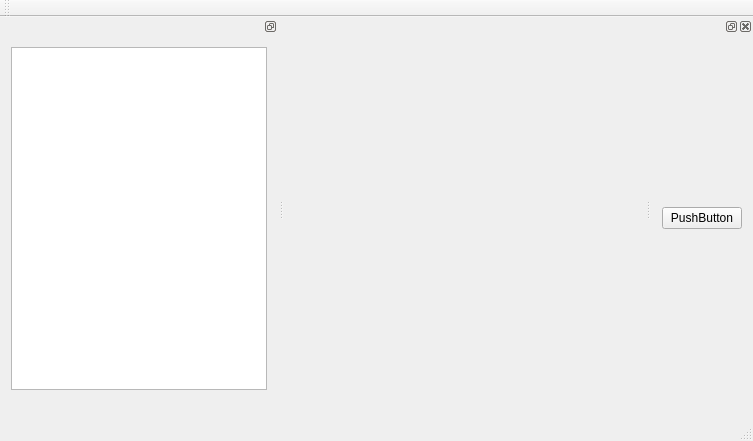
<?xml version="1.0" encoding="UTF-8"?>
<ui version="4.0">
 <class>SDTMainWindow</class>
 <widget class="QMainWindow" name="SDTMainWindow">
  <property name="geometry">
   <rect>
    <x>0</x>
    <y>0</y>
    <width>753</width>
    <height>441</height>
   </rect>
  </property>
  <property name="windowTitle">
   <string>SDTMainWindow</string>
  </property>
  <widget class="QWidget" name="centralWidget">
   <layout class="QVBoxLayout" name="verticalLayout_2">
    <property name="spacing">
     <number>0</number>
    </property>
    <property name="leftMargin">
     <number>0</number>
    </property>
    <property name="topMargin">
     <number>0</number>
    </property>
    <property name="rightMargin">
     <number>0</number>
    </property>
    <property name="bottomMargin">
     <number>0</number>
    </property>
    <item>
     <widget class="QStackedWidget" name="stackedWidget">
      <widget class="QWidget" name="page"/>
      <widget class="QWidget" name="page_2"/>
     </widget>
    </item>
   </layout>
  </widget>
  <widget class="QMenuBar" name="menuBar">
   <property name="geometry">
    <rect>
     <x>0</x>
     <y>0</y>
     <width>753</width>
     <height>23</height>
    </rect>
   </property>
  </widget>
  <widget class="QToolBar" name="mainToolBar">
   <property name="allowedAreas">
    <set>Qt::BottomToolBarArea|Qt::TopToolBarArea</set>
   </property>
   <attribute name="toolBarArea">
    <enum>TopToolBarArea</enum>
   </attribute>
   <attribute name="toolBarBreak">
    <bool>false</bool>
   </attribute>
  </widget>
  <widget class="QStatusBar" name="statusBar">
   <property name="minimumSize">
    <size>
     <width>0</width>
     <height>40</height>
    </size>
   </property>
  </widget>
  <widget class="QDockWidget" name="dockWidgetNav">
   <property name="features">
    <set>QDockWidget::DockWidgetFloatable|QDockWidget::DockWidgetMovable</set>
   </property>
   <attribute name="dockWidgetArea">
    <number>1</number>
   </attribute>
   <widget class="QWidget" name="dockWidgetContentsNav">
    <layout class="QVBoxLayout" name="verticalLayout">
     <item>
      <widget class="QTreeWidget" name="treeWidget">
       <attribute name="headerVisible">
        <bool>false</bool>
       </attribute>
       <column>
        <property name="text">
         <string notr="true">1</string>
        </property>
       </column>
      </widget>
     </item>
    </layout>
   </widget>
  </widget>
  <widget class="QDockWidget" name="dockWidgetPlot">
   <attribute name="dockWidgetArea">
    <number>2</number>
   </attribute>
   <widget class="QWidget" name="dockWidgetContentsPlot">
    <layout class="QHBoxLayout" name="horizontalLayout">
     <item>
      <widget class="QPushButton" name="pushButton">
       <property name="text">
        <string>PushButton</string>
       </property>
      </widget>
     </item>
    </layout>
   </widget>
  </widget>
 </widget>
 <layoutdefault spacing="6" margin="11"/>
 <resources/>
 <connections/>
</ui>
